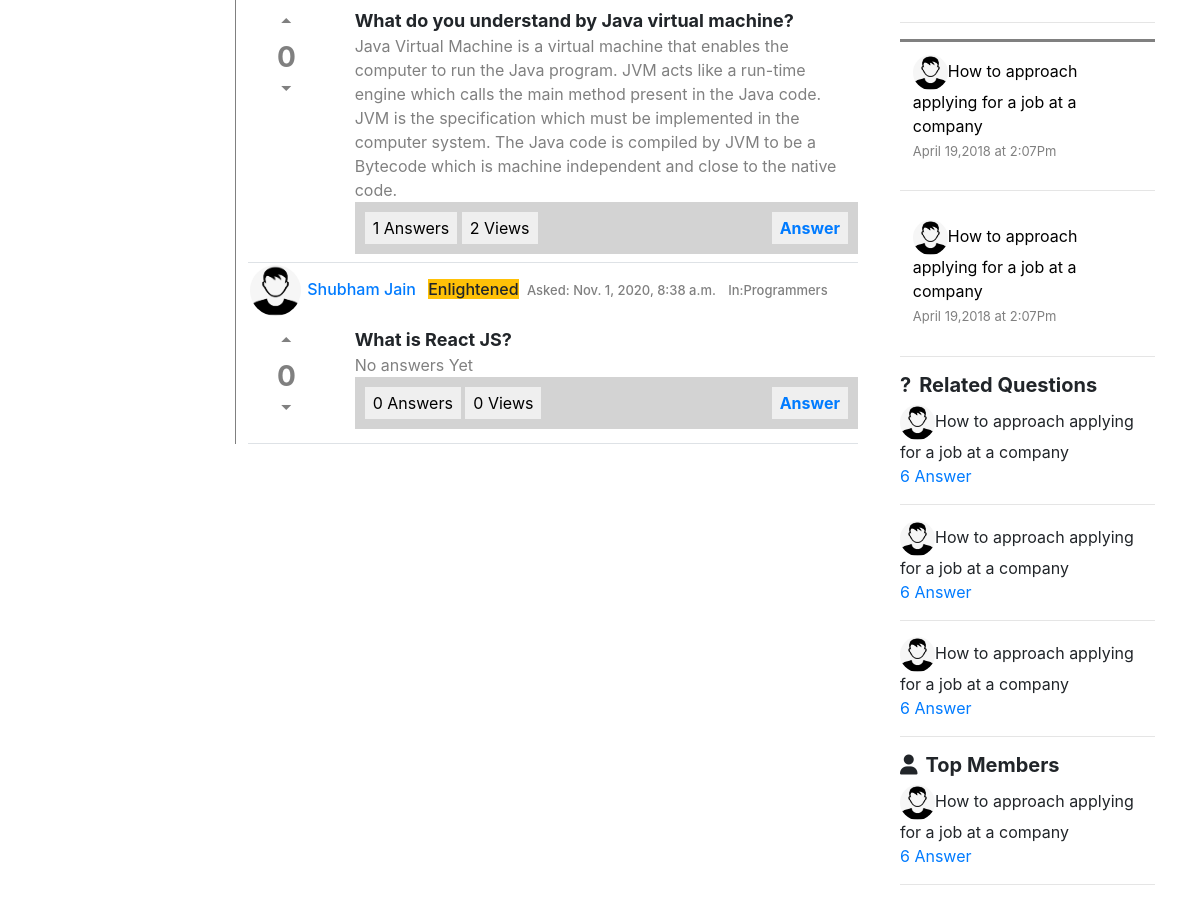
The page /mostAnswered/ (middle part) on the database as committed earlier.
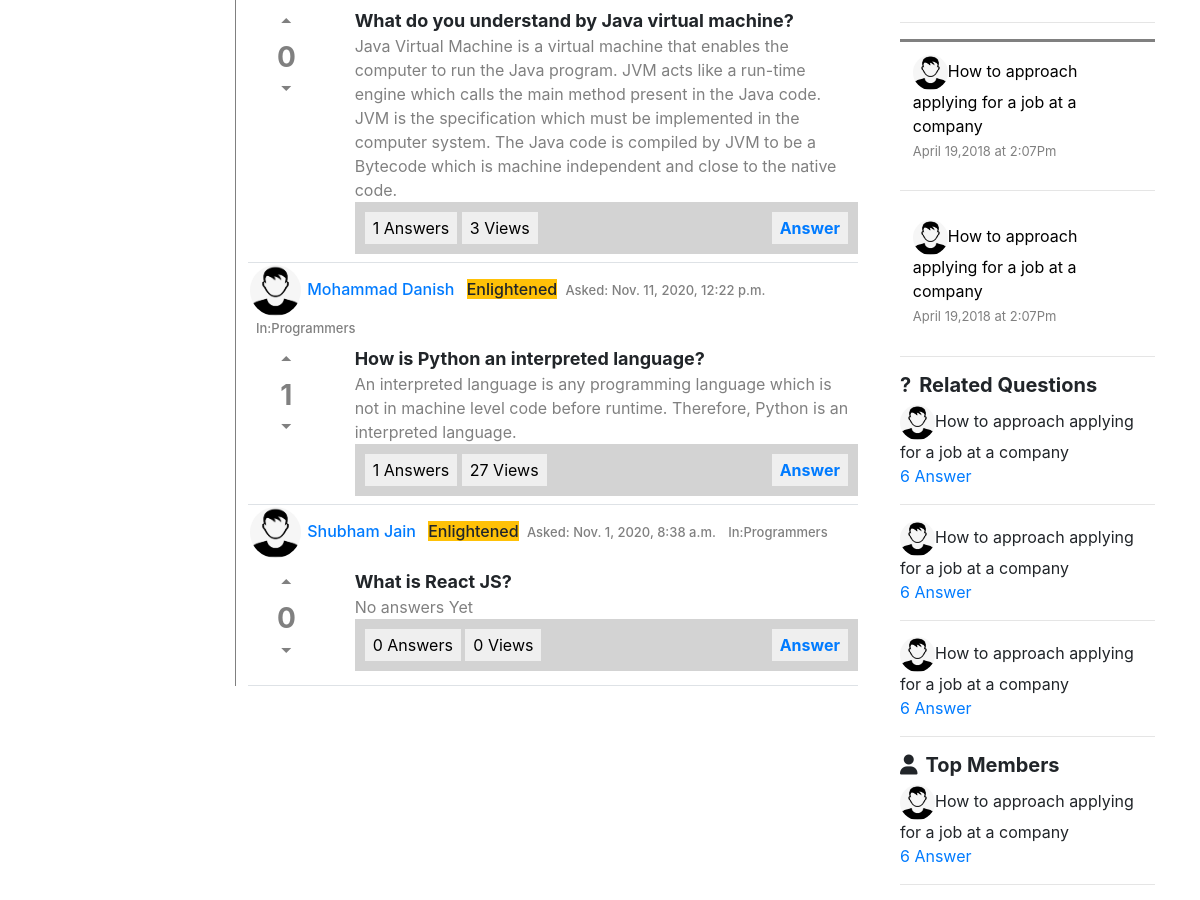
The same page on the database as committed later.
### App/models.py (models this page shows, shortened)
class Questions(models.Model):
	questionId = models.UUIDField(default=uuid.uuid4, editable=True, unique=True)
	question = models.TextField()
	totalVotes = models.IntegerField(default=0,blank=True)
	date = models.DateTimeField(auto_now_add=True, blank=True)
	Views = models.IntegerField(default=0)
	User = models.ForeignKey(UserDetail,on_delete=models.CASCADE,related_name='userinfo')

class Answers(models.Model):
	answerId = models.CharField(max_length=100,default='', unique=True)
	question = models.ForeignKey(Questions,on_delete=models.CASCADE)
	answer = models.TextField(blank=True)
	totalVotes = models.IntegerField(blank=True)
	date = models.DateTimeField(auto_now_add=True, blank=True)
	User = models.CharField(max_length=50,blank=True,default='')

class UserDetail(models.Model):
	UserId = models.CharField(max_length=50,default='',blank=True)
	FirstName = models.CharField(max_length=50,default='',blank=True)
	LastName = models.CharField(max_length=50,default='',blank=True)
	Phone = models.CharField(max_length=10,default='',blank=True)
	Password = models.CharField(max_length=100,default='',blank=True)
	Email = models.EmailField(blank=True)
	SecurityQuestion = models.CharField(max_length=150,default='',blank=True)
	SecurityAnswer = models.CharField(max_length=500,default='',blank=True)
	profilePic = models.ImageField(upload_to='media', default='media/user.png')
	Score = models.IntegerField(default=0)
	MALE = 'M'
	FEMALE = 'F'
	OTHER = 'O'
	GENDER_CHOICES = [
	    (MALE, 'Male'),
	    (FEMALE, 'Female'),
	    (OTHER, 'Other')
	    ]
	Gender = models.CharField(max_length=1,default='',choices=GENDER_CHOICES)
	date = models.DateTimeField(auto_now_add=True, blank=True)

### App/views.py (the view)
# urls.py: path('mostAnswered/', views.mostAnswered, name='mostAnswered'),
def mostAnswered(request):
	mostAnswered = Questions.objects.annotate(count=Count('answers')).order_by('-count')
	Ans = []
	for qid in mostAnswered:
		allAnswers = Answers.objects.filter(question=qid)
		Ans.append(allAnswers)
	if request.session.has_key('user'):
		user = request.session['user']
		params = {'userloggedIn':user,'AllQuestions':zip(mostAnswered,Ans),'class_':'mostAnswered'}
	else:
		params = {'AllQuestions':zip(mostAnswered,Ans),'class_':'mostAnswered'}
	return render(request,'index.html',params)

### App/templates/index.html (shortened to what the changed rows need)
{% extends 'base.html' %}
{% load static %}
{% block body %}
    <div class="container">
        <div class="row">
            <div class="col-lg-7 col-md-7 col-sm-12 col-12">
                <div id="Recent_Question" class="tabcontent" style="display: block;">
                    {% for question, Answers in AllQuestions %}
                    <div class="border-bottom pb-2">
                        <h6>
                            <img src="{{question.User.profilePic.url}}" class="midprofile">
                            <a href="/profile/{{question.User.UserId}}">
                            <span class="mr-2">{{question.User.FirstName}} {{question.User.LastName}}</span>
                            </a>
                            <span class="mr-1 btn-warning">Enlightened</span>
                            <span style="color:grey;font-size:small;">Asked:<span> {{question.date}}</span></span>
                            <span style="color:grey;font-size:small;" class="ml-2">In:<span>Programmers</span></span>
                            <br>
                        </h6>
                        <div class="row">
                            <div class="col-lg-2 col-md-2 col-sm-2 col-2">
                                <center>
                                    <h3 style="cursor: pointer;color:grey;font-weight: bolder;">
                                        <span onclick="votes('up--{{question.questionId}}')" data-href="{{question.questionId}}"
                                            class="material-icons" onclick="">
                                        </span><br>
                                        <span id="{{question.questionId}}">{{question.totalVotes}}</span><br>
                                        <span class="material-icons" onclick="votes('down--{{question.questionId}}')">
                                        </span></h3>
                                </center>
                            </div>
                            <div class="col-lg-10 col-md-10 col-sm-10 col-10">
                                <span style="font-size:large;font-weight: bold;">
                                {{question.question}}
                                </span>
                                <br>
                                <span style="color:gray">
                                    {% if not Answers %}
                                    <span> No answers Yet</span>
                                    {% endif %}
                                    {% for ans in Answers|slice:1  %}
                                    {{ans.answer  }}
                                    <br>
                                    {% endfor %}
                                    </span>
                                <div class="midDivinnerSect">
                                    <button>{{Answers|length}} Answers</button>
                                    <button>{{question.Views}} Views</button>
                                    <button class="float-right">
                                    <a href="/answer/{{question.questionId}}">
                                        <strong class='answer' data-href="{{question.questionId}}">Answer</strong></button>
                                </div>
                            </div>
                        </div>
                    </div>
                    {% endfor %}
                </div>
            </div>
        </div>
    </div>
{% endblock %}

Rows that differ between the two databases and show on the page:
changed Questions "What do you understand by Java virtual machine?": Views "2" → "3"
added Questions: User.profilePic (placeholder picture), User.FirstName "Mohammad", User.LastName "Danish", date "Nov. 11, 2020, 12:22 p.m.", totalVotes "1", question "How is Python an interpreted language?", Answers "1", Views "27"
added Answers: answer "An interpreted language is any programming language which is not in machine level code before runtime. Therefore, Python is an interpreted language.", shown under "Mohammad"
